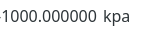
   <widget class="QWidget" name="G_widget_2" native="true">
    <property name="geometry">
     <rect>
      <x>675</x>
      <y>537</y>
      <width>141</width>
      <height>31</height>
     </rect>
    </property>
    <property name="styleSheet">
     <string notr="true">background-color:transparent;</string>
    </property>
    <widget class="QWidget" name="gridLayoutWidget_4">
     <property name="geometry">
      <rect>
       <x>0</x>
       <y>0</y>
       <width>131</width>
       <height>31</height>
      </rect>
     </property>
     <layout class="QGridLayout" name="gridLayout_4">
      <property name="sizeConstraint">
       <enum>QLayout::SetDefaultConstraint</enum>
      </property>
      <item row="0" column="1">
       <widget class="QLabel" name="G_label_4">
        <property name="font">
         <font>
          <family>HUN-din 1451</family>
          <pointsize>12</pointsize>
         </font>
        </property>
        <property name="styleSheet">
         <string notr="true">color:#2d3438; 
background-color:transparent;</string>
        </property>
        <property name="text">
         <string>kpa</string>
        </property>
       </widget>
      </item>
      <item row="0" column="0">
       <widget class="QLabel" name="G_display_4">
        <property name="font">
         <font>
          <family>HUN-din 1451</family>
          <pointsize>12</pointsize>
         </font>
        </property>
        <property name="styleSheet">
         <string notr="true">color:#2d3438; 
background-color:transparent;</string>
        </property>
        <property name="text">
         <string>-1000.000000</string>
        </property>
        <property name="alignment">
         <set>Qt::AlignRight|Qt::AlignTrailing|Qt::AlignVCenter</set>
        </property>
       </widget>
      </item>
     </layout>
    </widget>
   </widget>
